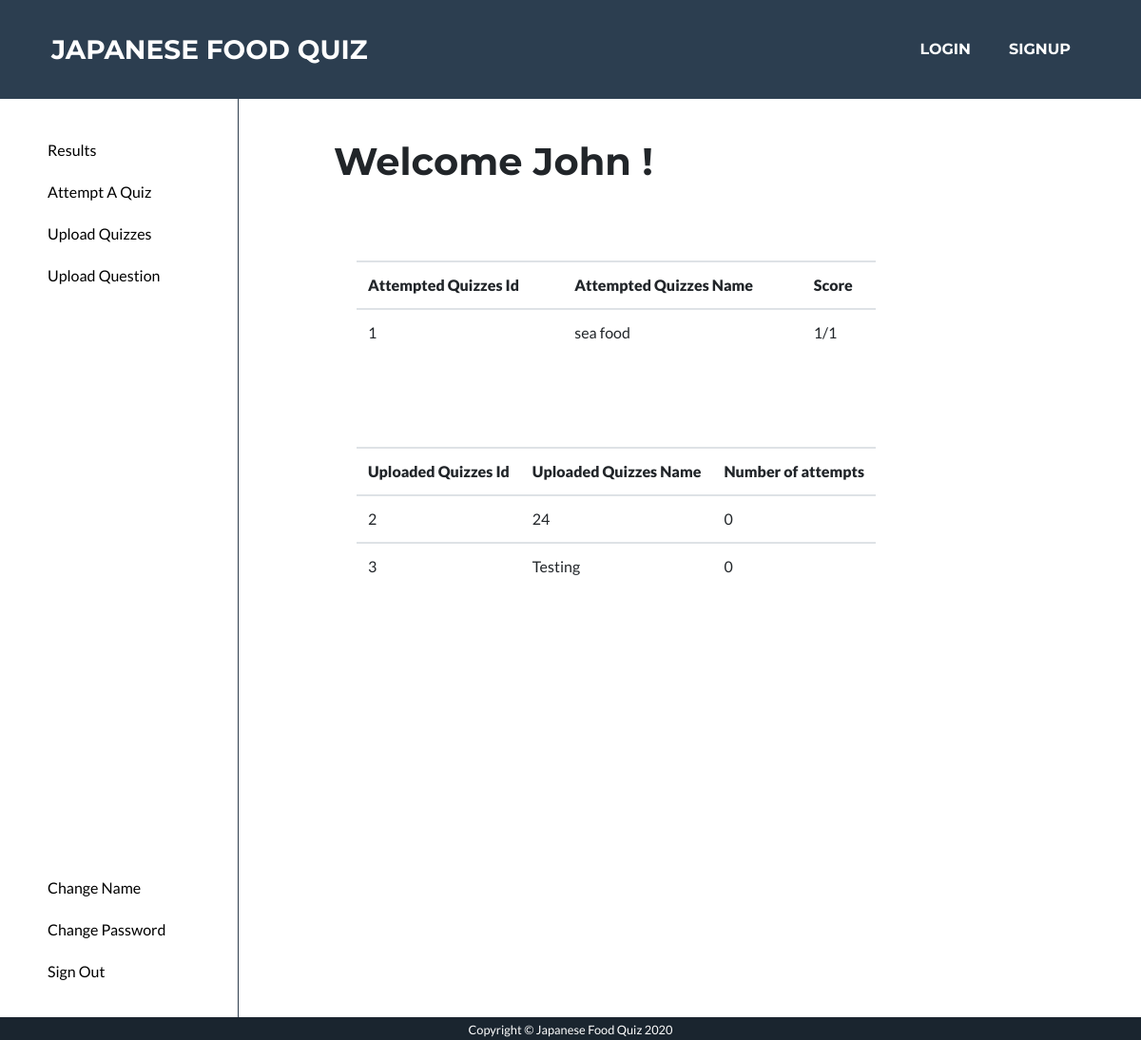
Before: /user_page (signed in) with the older database file.
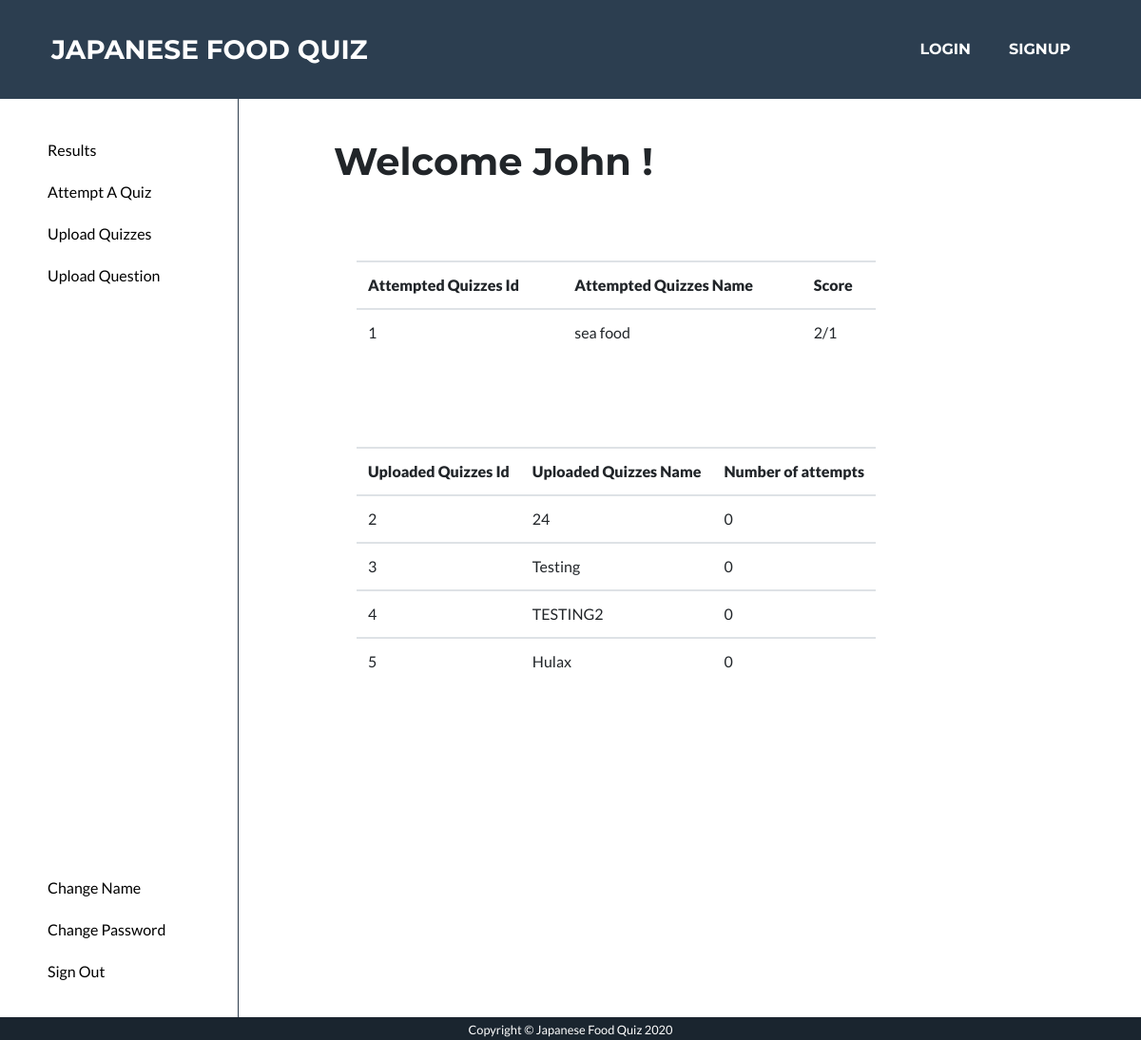
After: the same page with the newer database file.
### app/models.py (models this page shows, shortened)
class QuizSet(db.Model):
    __table_args__ = {'extend_existing': True}
    quizSetID = db.Column(db.Integer, primary_key=True)
    name = db.Column(db.String(100))
    description = db.Column(db.String(100))
    picture = db.Column(db.String(100))
    userID = db.Column(db.String)
    status = db.Column(db.String(100))

### app/routes.py (the view)
@login_required
@app.route('/user_page')
def user_page():
    user = current_user
    answers = Answer.query.filter_by(userID=user.id).all()
    show_answers = []
    if answers and len(answers) > 0:
        for answer in answers:
            records= answer.correctNumber.split(",")
            quiz_set = QuizSet.query.filter_by(quizSetID=answer.quizSetID).first()
            if quiz_set:
                score = str(len(records))+"/"+str(answer.totalNumber)
                show = {"quiz_set_id": answer.quizSetID, "name": quiz_set.name, "score": score}
                show_answers.append(show)
    quiz_sets = QuizSet.query.all()
    show_quizs = []
    if quiz_sets and len(quiz_sets) > 0:
        for quiz_set in quiz_sets:
            if quiz_set.userID != user.id:
                continue
            q_answers = Answer.query.filter_by(quizSetID=int(quiz_set.quizSetID)).all()
            otherNumber = 0
            if q_answers is not None:
                otherNumber = len(q_answers)
            show = {"quiz_set_id": quiz_set.quizSetID, "name": quiz_set.name, "otherNumber": otherNumber}
            show_quizs.append(show)
    if user.status == "admin":
        return render_template('user_page.html', username=current_user.name)
    else:
        return render_template('user_page.html', username=current_user.name, show_answers=show_answers, show_quizs=show_quizs)

### app/models.py (called while the page is built)
@login.user_loader
def load_user(id):
    return User.query.get(int(id))

### app/templates/user_page.html (shortened to what this page needs)
<!DOCTYPE html>
<html lang="en">
  <head>
    <link href="/static/style.css" rel="stylesheet" />
    <link rel="stylesheet" type="text/css" href="static/default.css" />
    <link rel="stylesheet" type="text/css" href="static/user_page.css" />
    {% extends 'base.html' %} {% block content %}
    <body>
      <div class="main">
        <div class="navbar2">
          <ul class="nav_ul2">
            <li class="nav_list2">
              <a href="/user_page"><button>Results</button> </a>
            </li>
            <li class="nav_list2">
              <a href="/qs"><button>Attempt A Quiz </button></a>
            </li>
            <li class="nav_list2">
              <a href="/upload_question_set"
                ><button>Upload Quizzes</button>
              </a>
            </li>
            <li class="nav_list2">
              <a href="/upload_quiz"
                ><button>Upload Question</button>
              </a>
            </li>
            <li class="nav_list2_bottom">
                <a href="/user_change_name"><button>Change Name</button></a>
            </li>
            <li class="nav_list2">
                <a href="/user_change_password"><button>Change Password</button></a>
            </li>
            <li class="nav_list2">
                <a href="/logout"><button>Sign Out</button></a>
            </li>
          </ul>
        </div>
        <div class="main_part">
          <h1> Welcome {{ username }} !</h1>
          <div class="flexList container" style="margin-bottom: 5rem;">
              <table class="table">
              <tr>
                  <th><strong>Attempted Quizzes Id</strong></th>
                  <th><strong>Attempted Quizzes Name</strong></th>
                  <th><strong>Score</strong></th>
              </tr>
                {%  for answer in show_answers %}
                  <tr>
                          <td>{{ answer.quiz_set_id }}</td>
                          <td>{{ answer.name }}</td>
                          <td>{{ answer.score }}</td>
                  </tr>
               {% endfor %}
          </table>
          <br>
          <br>
          </div>
          <div class="flexList container">
              <table class="table">
              <tr>
                  <th><strong>Uploaded Quizzes Id</strong></th>
                  <th><strong>Uploaded Quizzes Name</strong></th>
                  <th><strong>Number of attempts</strong></th>
              </tr>
                {%  for quiz in show_quizs %}
                  <tr>
                          <td>{{ quiz.quiz_set_id }}</td>
                          <td>{{ quiz.name }}</td>
                          <td>{{ quiz.otherNumber }}</td>
                  </tr>
               {% endfor %}
              </table>
          </div>
        </div>
      </div>
      {% endblock %}

Changed rows visible on the page:
computed for QuizSet "sea food": score "1/1" → "2/1"
added QuizSet: quiz_set_id "4", name "TESTING2", otherNumber "0"
added QuizSet: quiz_set_id "5", name "Hulax", otherNumber "0"
